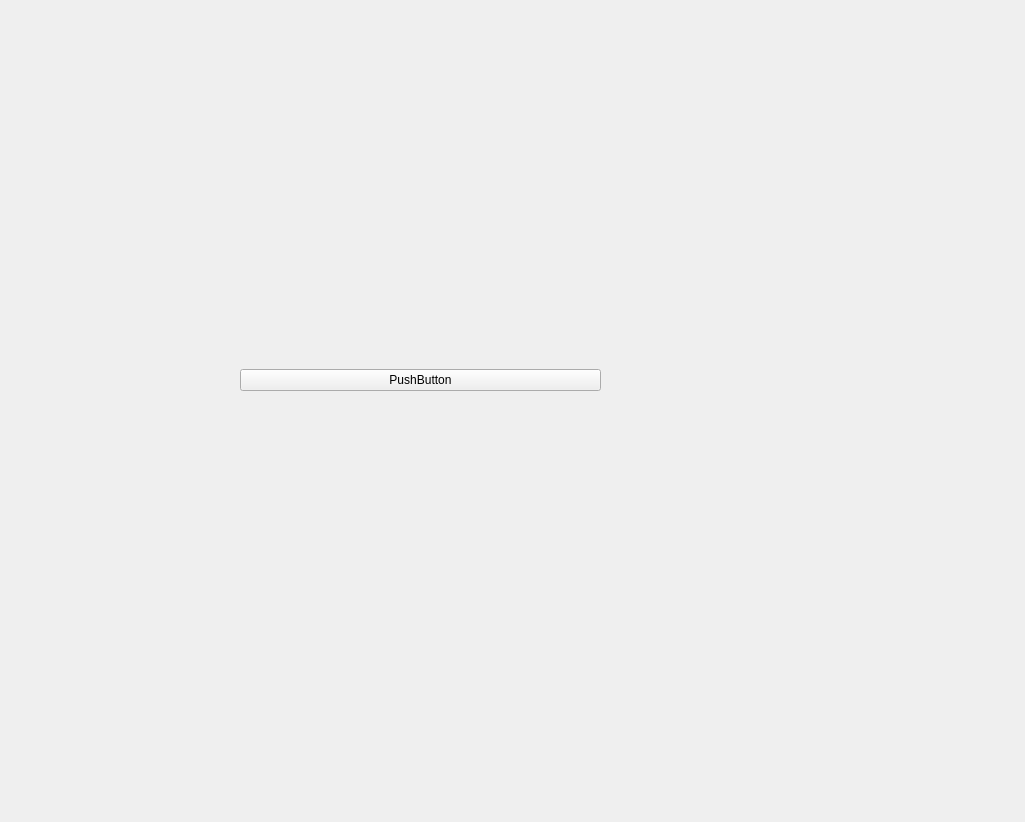
<ui version="4.0" >
 <class>Calculator</class>
 <widget class="QWidget" name="Calculator" >
  <property name="windowModality" >
   <enum>Qt::NonModal</enum>
  </property>
  <property name="geometry" >
   <rect>
    <x>0</x>
    <y>0</y>
    <width>1025</width>
    <height>822</height>
   </rect>
  </property>
  <property name="sizePolicy" >
   <sizepolicy vsizetype="Preferred" hsizetype="Preferred" >
    <horstretch>255</horstretch>
    <verstretch>100</verstretch>
   </sizepolicy>
  </property>
  <property name="maximumSize" >
   <size>
    <width>166666</width>
    <height>16777215</height>
   </size>
  </property>
  <property name="baseSize" >
   <size>
    <width>300</width>
    <height>400</height>
   </size>
  </property>
  <property name="contextMenuPolicy" >
   <enum>Qt::NoContextMenu</enum>
  </property>
  <property name="windowTitle" >
   <string>Calculator Builder</string>
  </property>
  <widget class="QWidget" name="gridLayoutWidget" >
   <property name="geometry" >
    <rect>
     <x>240</x>
     <y>190</y>
     <width>361</width>
     <height>381</height>
    </rect>
   </property>
   <layout class="QGridLayout" name="gridLayout" >
    <item row="0" column="0" >
     <widget class="QPushButton" name="button1" >
      <property name="text" >
       <string>PushButton</string>
      </property>
     </widget>
    </item>
   </layout>
  </widget>
 </widget>
 <resources/>
 <connections/>
</ui>
